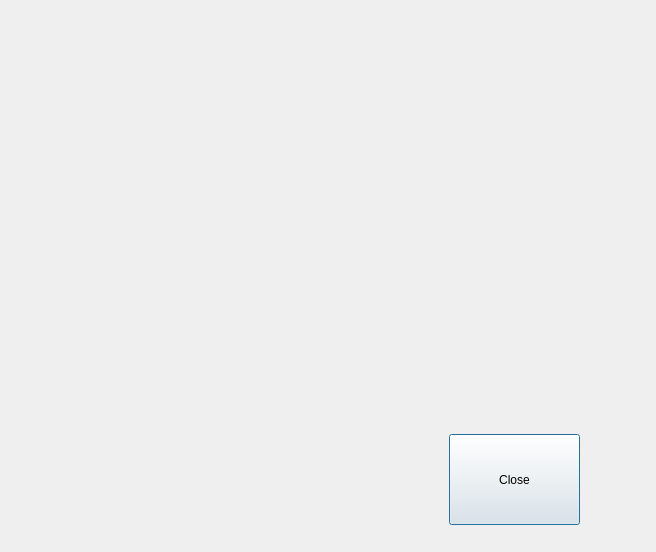
<?xml version="1.0" encoding="UTF-8"?>
<ui version="4.0">
 <class>DesktopRecorder</class>
 <widget class="QDialog" name="DesktopRecorder">
  <property name="geometry">
   <rect>
    <x>0</x>
    <y>0</y>
    <width>656</width>
    <height>552</height>
   </rect>
  </property>
  <property name="windowTitle">
   <string>Dialog</string>
  </property>
  <widget class="QPushButton" name="pushButton">
   <property name="geometry">
    <rect>
     <x>449</x>
     <y>434</y>
     <width>131</width>
     <height>91</height>
    </rect>
   </property>
   <property name="text">
    <string>Close</string>
   </property>
  </widget>
 </widget>
 <resources/>
 <connections/>
</ui>
